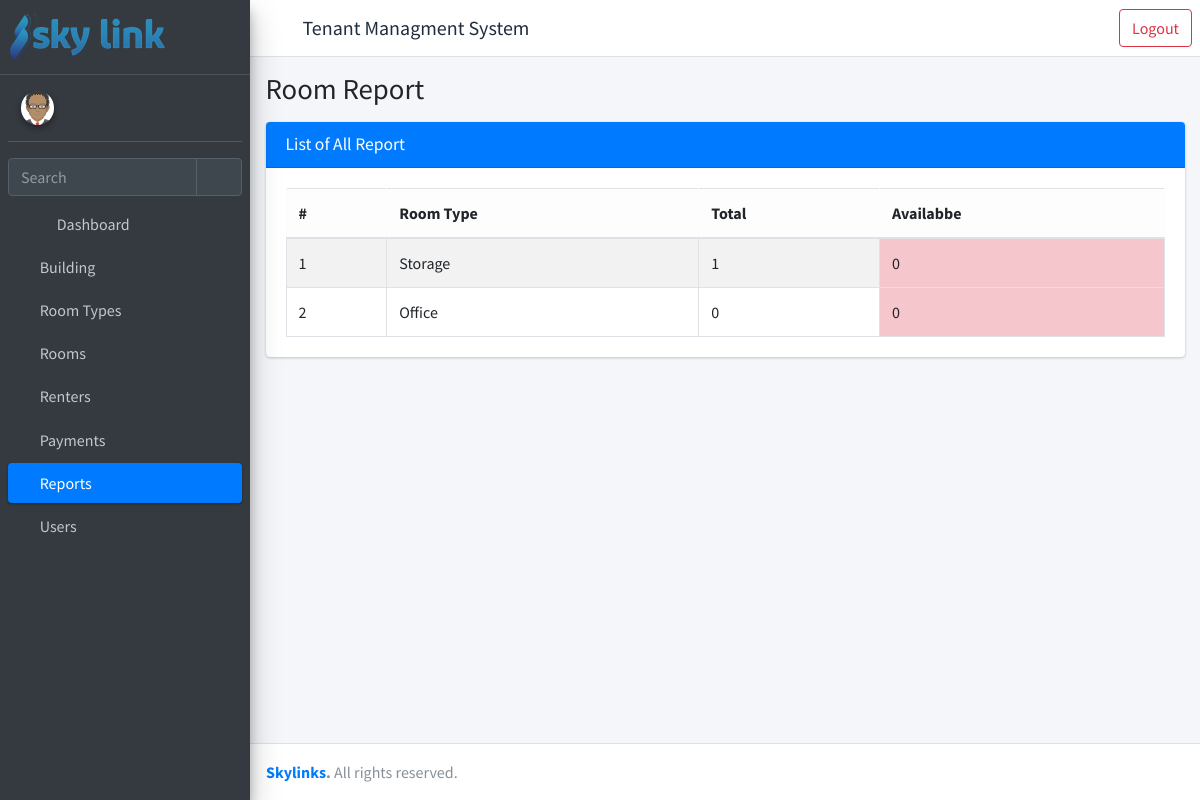
The page /building/1/room-report/ (signed in) on the database as committed earlier.
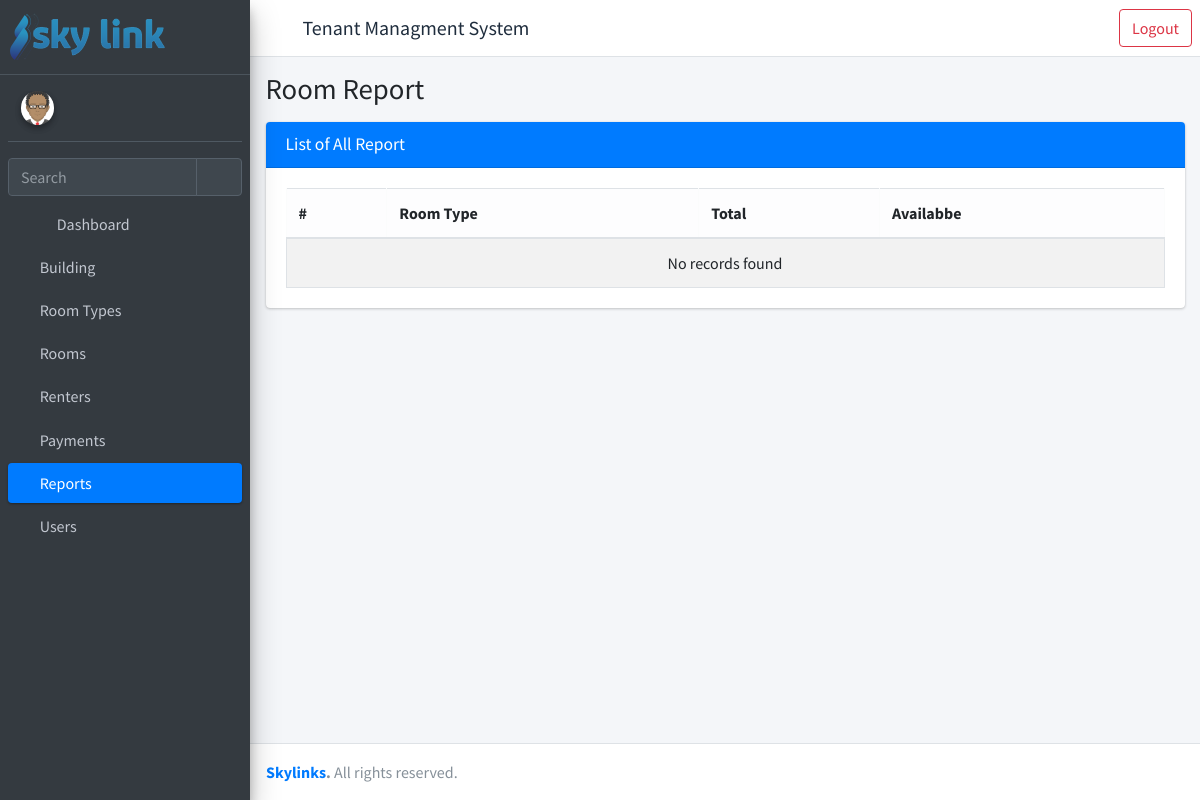
The same page on the database as committed later.
### rent/models.py (models this page shows, shortened)
class RoomType(models.Model):
    room_type = models.CharField(_("Room Type"), max_length=50)

### rent/views.py (the view)
@login_required
@permission_required(perm="rent.view_roomtype")
def RoomReport(request, pk):
    Rooms = RoomType.objects.all()
    context = {
        "room_types": [],
        "open": "report",
        "title": "Room Report",
        'obj_model': 'report',
        **permissions(request),
    }
    for vacant in Rooms:
        vacant_rooms = vacant.room_set.filter(
            status='vacant', building__id=pk).count()
        total_rooms = vacant.room_set.filter(building__id=pk).count()
        data = {
            'roomtype': vacant.room_type,
            'vacant_rooms': vacant_rooms,
            'total_rooms': total_rooms
        }
        context['room_types'].append(data)
    print(context)
    return render(request, "rent/room-report.html", context)

### templates/rent/room-report.html (shortened to what this page needs)
{% extends 'rent/homepage.html' %}
{% load static %}
{% block main_page %}
<div class="content">
    <div class="container-fluid">
        <div class="card">
            <div class="card-header bg-primary">
                <h3 class="card-title ">List of All {{ obj_model.capitalize }}</h3>
            </div>
            <div class="card-body">
                <table id="example1" class="table table-bordered table-striped" width="100%">
                    <thead class='table-light'>
                            <tr>
                                <th>#</th>
                                <th>Room Type</th>
                                <th>Total</th>
                                <th>Availabbe</th>
                            </tr>
                        </thead>
                        <tbody>
                        {% if room_types|length > 0 %}
                            {% for data in room_types %}
                                <tr>
                                    <td>{{ forloop.counter }}</td>
                                    <td>{{ data.roomtype }}</td>
                                    <td>{{ data.total_rooms }}</td>
                                    {% if data.vacant_rooms == 0 %}
                                    <td class = 'table-danger'>{{ data.vacant_rooms }}</td>
                                    {% else %}
                                    <td>{{ data.vacant_rooms }}</td>
                                    {% endif %}
                                </tr>
                            {% endfor %}
                        {% else %}
                                <tr>
                                    <td colspan="6" class="dataTables_empty text-center" valign="top">No records found</td>
                                </tr>
                        {% endif %}
                            </tbody>
                        </table>
                    </div>
                </div>
            </div>
        </div>
        {% endblock main_page %}
        {% block scripts %}
        {% load static %}
        {% endblock scripts %}

Rows that differ between the two databases and show on the page:
removed RoomType: roomtype "Storage"
removed RoomType: roomtype "Office"
Other text that changed with them:
text now shown: "No records found"
list line gone: "1 1 0"
list line gone: "2 0 0"
